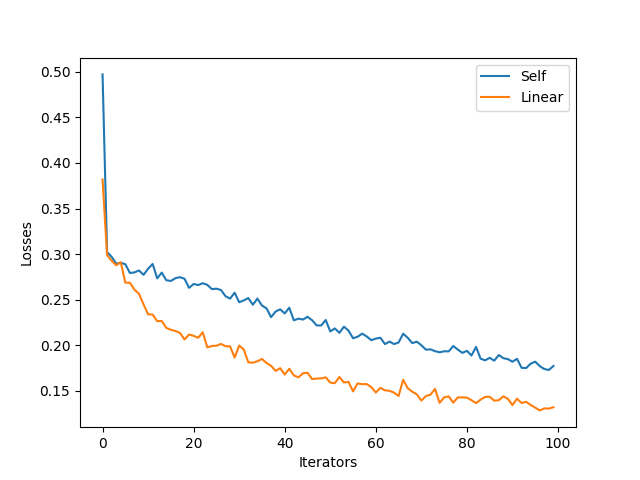

Write Python code to recreate this figure.
# import os
# os.environ["aka_provider_name"] = "aka.providers.torch"
import aka.nn as nn
import aka.numpy as np
from matplotlib import pyplot as plt
from Attentions import SelfAttention, LinearAttention
from Embeddings import get_2d_sincos_pos_embed, create_2d_absolute_sin_cos_embedding

def masking(x, mask_ratio=0.6):
    """
    Perform per-sample random masking by per-sample shuffling.
    Per-sample shuffling is done by argsort random noise.
    x: [N, L, D], sequence
    """
    N, L, D = x.shape  # batch, length, dim
    len_keep = int(L * (1 - mask_ratio))
    
    noise = np.rand(N, L)  # noise in [0, 1]
    
    # sort noise for each sample
    ids_shuffle = np.argsort(noise, dim=1)  # ascend: small is keep, large is remove
    ids_restore = np.argsort(ids_shuffle, dim=1)

    # keep the first subset
    ids_keep = ids_shuffle[:, :len_keep]
    x_masked = np.gather(x, dim=1, index=ids_keep.unsqueeze(-1).repeat(1, 1, D))

    # generate the binary mask: 0 is keep, 1 is remove
    mask = np.ones([N, L])
    mask[:, :len_keep] = 0
    # unshuffle to get the binary mask
    mask = np.gather(mask, dim=1, index=ids_restore)
    return x_masked, mask, ids_restore

def unmasking(x, ids_restore, *, mask_token):
    # append mask tokens to sequence
    mask_tokens = mask_token.repeat(x.shape[0], ids_restore.shape[1] - x.shape[1], 1)
    # x = torch.cat([x[:, 1:, :], mask_tokens], dim=1)  # no cls token
    x = np.cat([x, mask_tokens], dim=1)  # no cls token
    x = np.gather(x, dim=1, index=ids_restore.unsqueeze(-1).repeat(1, 1, x.shape[2]))  # unshuffle
    # x = torch.cat([x[:, :1, :], x_], dim=1)  # append cls token
    return x

def loss(imgs, pred, mask):
    """
    pred: [N, L, D]
    mask: [N, L], 0 is keep, 1 is remove, 
    """
    target = imgs
    # if self.norm_pix_loss:
    #     mean = target.mean(dim=-1, keepdim=True)
    #     var = target.var(dim=-1, keepdim=True)
    #     target = (target - mean) / (var + 1.e-6)**.5

    loss = (pred - target) ** 2
    loss = loss.mean(dim=-1)  # [N, L], mean loss per patch
    loss = (loss * mask).sum() / mask.sum()  # mean loss on removed patches
    return loss

def forward(self, inputs):
    pos_embedding = self.pos_embedding
    encoder = self.encoder
    decoder = self.decoder
    mask_token = self.mask_token
    x = inputs + pos_embedding
    (x, mask, ids_restore) = masking(x)
    x = encoder(x)
    x = unmasking(x, ids_restore, mask_token=mask_token)
    x = x + pos_embedding
    pred = decoder(x)
    loss = (pred - inputs) ** 2
    loss = loss.mean(dim=-1)  # [N, L], mean loss per patch
    loss = (loss * mask).sum() / mask.sum()  # mean loss on removed patches
    return pred, loss 

def Mixer(i_layers, input_shape, *, n_heads, n_hiddens, atten_dim=0, atten_layers=[], atten_type='Self', **kwargs):
    (L, D) = input_shape
    if(i_layers in atten_layers):
        if(atten_type=='Self'):
            return nn.Sequential(
                nn.LayerNorm(D),
                SelfAttention((L,D), n_heads=n_heads, atten_dim=atten_dim)
            )
        else:
            return nn.Sequential(
                nn.LayerNorm(D),
                LinearAttention((L,D), n_heads=4)
            )
    else:
        return nn.Sequential(
            nn.LayerNorm(D),
            nn.Linear(D, n_hiddens),
            nn.ReLU(),
            nn.Linear(n_hiddens, D),
        )

def MAE(encoder_layers=10, decoder_layers=6, mask_ratio=0.6, **kwargs):
    (C, H, W) = (3, 224, 224)
    (L, D) = (14*14, 3*16*16)
    (PatchH, PatchW) = (16, 16)
    (nPatchH, nPatchW) = (14, 14)
    len_keep = int(L * (1 - mask_ratio))
    return nn.Sequential(
        # -- Input --
        nn.Input(nn.ImageShape(C, H, W)),

        # -- Patch --
        nn.Reshape(C, nPatchH, PatchH, nPatchW, PatchW),
        nn.Permute(2, 4, 1, 3, 5),   # --> [nPatchH, nPatchW, C, PatchH, PatchW]
        nn.Reshape(L, D),

        # -- Forward --
        nn.Module(
            forward, 
            # pos_embedding = nn.Parameter(shape=(L,D)),
            pos_embedding = nn.Parameter(
                data=get_2d_sincos_pos_embed(D, nPatchH), 
                # data = create_2d_absolute_sin_cos_embedding(nPatchH, nPatchW, D),
                requires_grad=False),
            encoder = nn.Sequential(
                # -- Layers --
                *[nn.Resident(
                    Mixer(i_layers=i, input_shape=(len_keep,D), **kwargs))
                        for i in range(encoder_layers)]),
            decoder = nn.Sequential(
                # -- Layers --
                *[nn.Resident(
                    Mixer(i_layers=i, input_shape=(L,D), **kwargs))
                        for i in range(decoder_layers)]),
            mask_token = nn.Parameter(
                shape=(1,1,D), 
                initializer='zeros',
                requires_grad=False)
        )
    )

if __name__ == "__main__":
    import aka.data as datasets
    self_losses = nn.train(
        MAE(
            encoder_layers=10, 
            decoder_layers=6, 
            atten_layers=[0,2,4,6,8],
            n_heads=4, atten_dim=16, n_hiddens=256, atten_type='Self'
        ), 
        datasets.ImageFolder("./data/ImageNet", 224),
        persist_filename='MAE_self.pth',
        batch_size=64,
        epochs=4)

    line_losses = nn.train(
        MAE(
            encoder_layers=10,
            decoder_layers=6, 
            atten_layers=[0,2,4,6,8],
            n_heads=4, n_hiddens=256, atten_type='Linear'
        ), 
        datasets.ImageFolder("./data/ImageNet", 224),
        persist_filename='MAE_linear.pth',
        batch_size=64,
        epochs=4)

    plt.plot(self_losses)
    plt.plot(line_losses)
    plt.xlabel('Iterators')
    plt.ylabel('Losses')
    plt.legend(['Self', 'Linear'], loc='upper right')
    plt.show()
